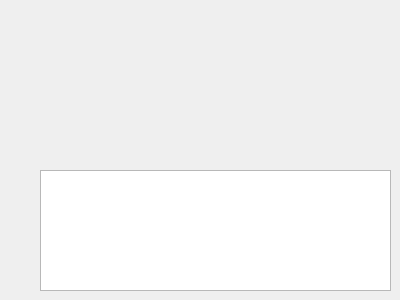
<?xml version="1.0" encoding="UTF-8"?>
<ui version="4.0">
 <class>resultsWindow</class>
 <widget class="QDialog" name="resultsWindow">
  <property name="geometry">
   <rect>
    <x>0</x>
    <y>0</y>
    <width>400</width>
    <height>300</height>
   </rect>
  </property>
  <property name="windowTitle">
   <string>Results</string>
  </property>
  <widget class="QTextBrowser" name="textBrowser">
   <property name="geometry">
    <rect>
     <x>40</x>
     <y>170</y>
     <width>351</width>
     <height>121</height>
    </rect>
   </property>
  </widget>
 </widget>
 <resources/>
 <connections/>
</ui>
